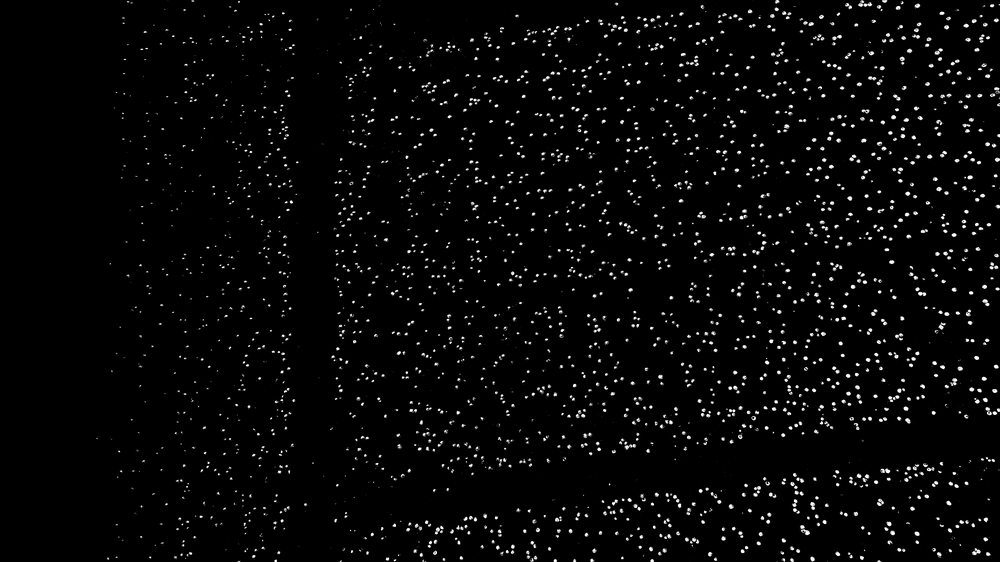
#> input picture src/ex2_bgr_inrange.png, 1000 x 562 px, shrunk from 5472 x 3078 before the run
$ python hej.py
#> lines starting #> are read from the running program, lines starting #| are printed output that depends on the picture
import cv2
# import constants as cn

###############################################################
# Methods

def median(img, ksize):
    """
    ksize should be uneven, e.g.: 9
    """
    return cv2.medianBlur(img, ksize)

###############################################################
# Main

if __name__ == '__main__':
    img = cv2.imread("ex2_bgr_inrange.png")
#> img is the input picture: shape (562, 1000, 3); min 0, max 255, mean 7.2
    blurred = median(img, 3)
#> in median, `return cv2.medianBlur(img, ksize)`:
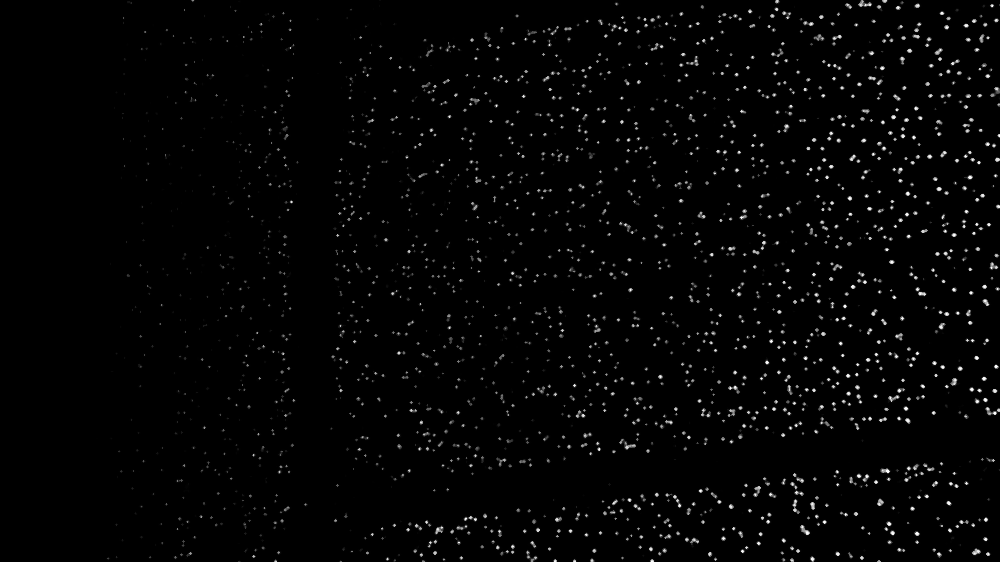
#> returned value: shape (562, 1000, 3); min 0, max 255, mean 4.5

    cv2.imwrite("blurred.png", blurred)

$ run again, with src/ex2_bgr_histbackprj.png copied over src/ex2_bgr_inrange.png
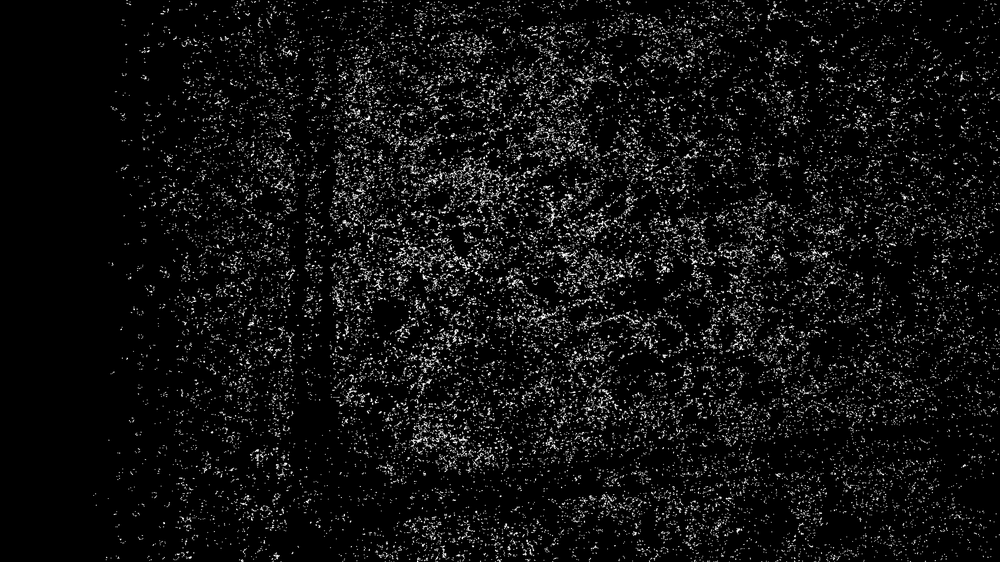
#> input picture src/ex2_bgr_histbackprj.png, 1000 x 562 px, shrunk from 5472 x 3078 before the run
#> img is the input picture: shape (562, 1000, 3); min 0, max 255, mean 15.8
#> in median, `return cv2.medianBlur(img, ksize)`:
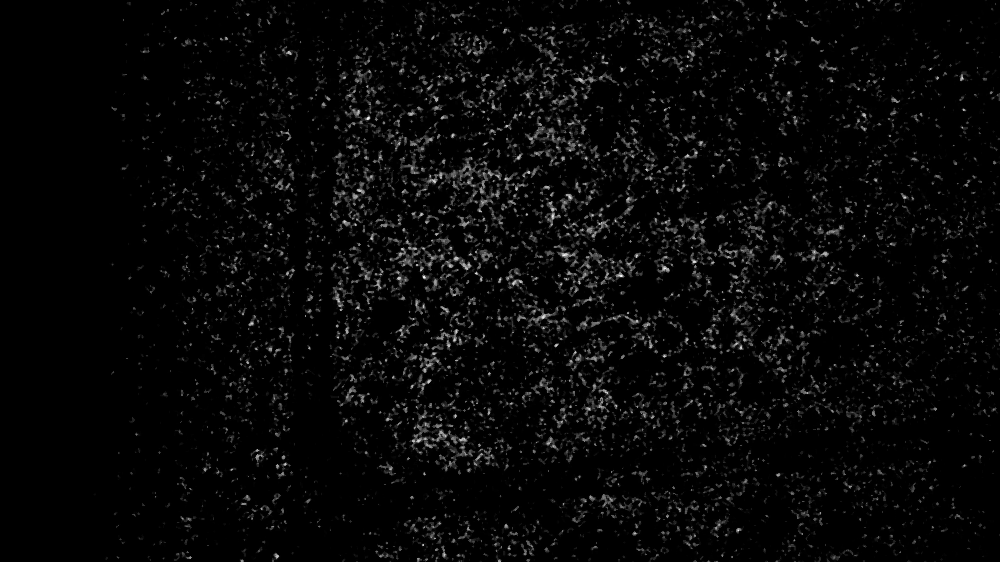
#> returned value: shape (562, 1000, 3); min 0, max 248, mean 7.7
